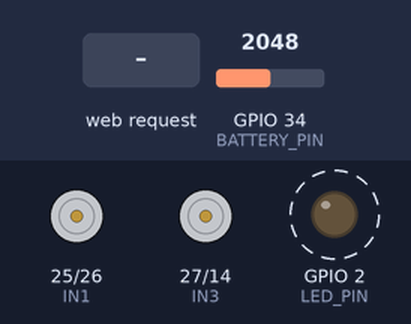
A sketch run on a simulated ESP32. Parts: motor-driver pin pairs drawn as motors (green arrow = first pin HIGH = forward, orange = second pin HIGH = backward, longer = more drive), output pins drawn as LEDs (lit = HIGH). Dashed ring = blinking. The inputs (shaded band) are chosen by the test bench; at power-on: GPIO 34 (BATTERY_PIN) = 2048 (analog values on the 0–4095 scale). What the sketch prints to the serial monitor is not drawn.

Above: at 1.26 s.
1.3 s: HTTP request GET /forward received
At 1.65 s:
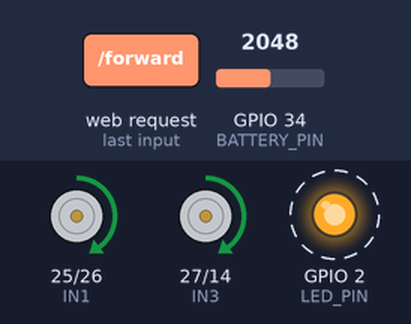
4.3 s: HTTP request GET /backward received
At 4.65 s:
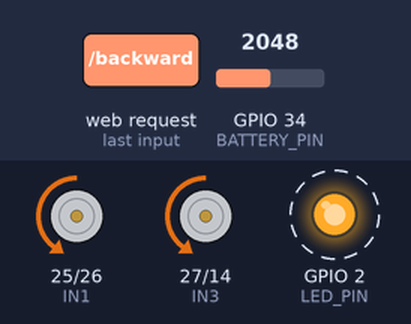
7.3 s: HTTP request GET /left received
At 7.65 s:
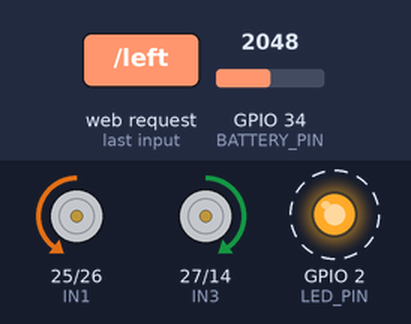
10.3 s: HTTP request GET /right received
At 10.65 s:
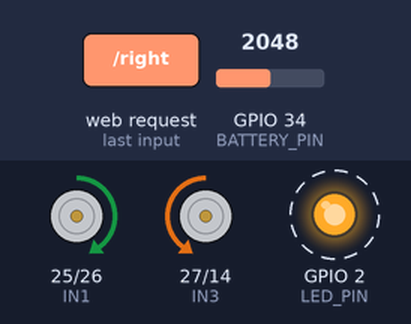
13.3 s: HTTP request GET /backward?value=1 received
At 13.95 s:
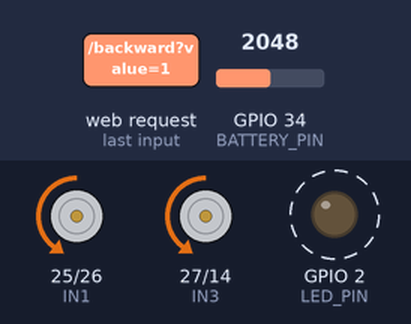
16.3 s: HTTP request GET /left?value=1 received
At 16.99 s:
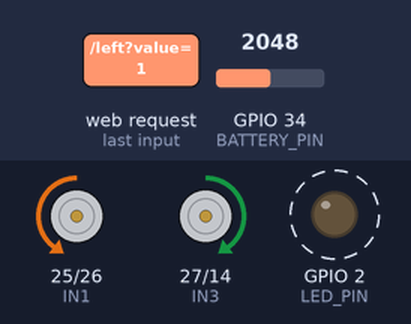
Timing chart, 0 to 20.3 s (numbered marks = the images above; inputs shaded):
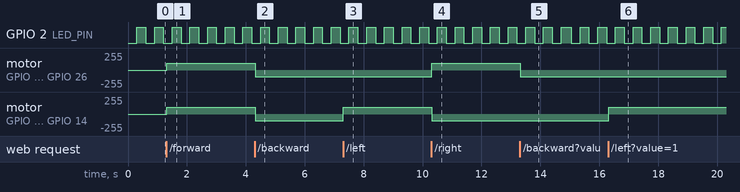

The sketch:

Footballcar.ino
```cpp
#include <WiFi.h>
#include <AsyncTCP.h>
#include <ESPAsyncWebServer.h>

// ================= MOTOR PINS FOR MX1508 =================
#define IN1 25
#define IN2 26
#define IN3 27
#define IN4 14

// ================= BATTERY PIN =================
#define BATTERY_PIN 34
#define LED_PIN 2   // Built-in LED (change if needed)

// ================= HOTSPOT SETTINGS =================
const char* ssid = "ESP32_CAR";
const char* password = "12345678";

// ================= WEB SERVER =================
AsyncWebServer server(80);

// ================= SPEED =================
int motorSpeed = 100;

// ================= MILLIS TIMER =================
unsigned long previousMillis = 0;
const unsigned long LOOP_INTERVAL = 10; // ms — replaces delay(10)

// ================= BATTERY TIMER =================
unsigned long previousBatteryMillis = 0;
const unsigned long BATTERY_INTERVAL = 5000; // Read battery every 5 seconds

// ================= GLOBAL BATTERY VARIABLES =================
float currentBatteryVoltage = 0;
int currentBatteryPercent = 0;
unsigned long lastBlinkTime = 0;
bool ledState = false;

// ================= SETUP =================
void setup() {
  Serial.begin(115200);
  Serial.println("\n=========================================");
  Serial.println("ESP32 WiFi Car — HUD Edition");
  Serial.println("=========================================");

  // Initialize battery monitoring
  analogReadResolution(12);
  analogSetPinAttenuation(BATTERY_PIN, ADC_11db);
  pinMode(LED_PIN, OUTPUT);
  digitalWrite(LED_PIN, LOW);

  // ESP32 core v2.x LEDC API
  ledcSetup(0, 5000, 8); ledcAttachPin(IN1, 0);
  ledcSetup(1, 5000, 8); ledcAttachPin(IN2, 1);
  ledcSetup(2, 5000, 8); ledcAttachPin(IN3, 2);
  ledcSetup(3, 5000, 8); ledcAttachPin(IN4, 3);

  stopCar();

  Serial.println("Creating WiFi Hotspot...");
  WiFi.softAP(ssid, password);
  WiFi.softAPConfig(IPAddress(192,168,4,1), IPAddress(192,168,4,1), IPAddress(255,255,255,0));

  Serial.println("HOTSPOT READY");
  Serial.print("SSID: "); Serial.println(ssid);
  Serial.print("PASS: "); Serial.println(password);
  Serial.print("IP:   "); Serial.println(WiFi.softAPIP());

  setupServer();
  server.begin();
  Serial.println("Web server started — open http://192.168.4.1");

  // Initial battery reading
  updateBatteryReading();
}

// ================= BATTERY FUNCTIONS =================
void updateBatteryReading() {
  // Take 20 samples and average
  long total = 0;
  for(int i = 0; i < 20; i++) {
    total += analogRead(BATTERY_PIN);
    delay(2);
  }

  int adcValue = total / 20;

  float gpioVoltage = (adcValue / 4095.0) * 3.3;

  // Voltage divider ratio = 3
  float batteryVoltage = gpioVoltage * 3.0;

  // Calibration factor
  batteryVoltage = batteryVoltage * 1.094;

  currentBatteryVoltage = batteryVoltage;

  // Calculate percentage (6.8V - 8.4V range for 2S LiPo)
  currentBatteryPercent = map(batteryVoltage * 100, 680, 840, 0, 100);
  currentBatteryPercent = constrain(currentBatteryPercent, 0, 100);

  // Print to serial for debugging
  Serial.print("ADC Value: ");
  Serial.println(adcValue);
  Serial.print("Battery Voltage: ");
  Serial.print(currentBatteryVoltage);
  Serial.println(" V");
  Serial.print("Battery Percentage: ");
  Serial.print(currentBatteryPercent);
  Serial.println(" %");
  Serial.println("----------------");
}

void handleLowBatteryLED() {
  // LOW BATTERY WARNING LED (blink when <= 20%)
  if(currentBatteryPercent <= 20) {
    unsigned long currentMillis = millis();
    // Blink every 600ms (300ms on, 300ms off)
    if(currentMillis - lastBlinkTime >= 300) {
      ledState = !ledState;
      digitalWrite(LED_PIN, ledState);
      lastBlinkTime = currentMillis;
    }
  }
  else {
    // Turn off LED when battery is good
    digitalWrite(LED_PIN, LOW);
    ledState = false;
  }
}

float getBatteryVoltage() {
  return currentBatteryVoltage;
}

int getBatteryPercent() {
  return currentBatteryPercent;
}

// ================= WEB SERVER SETUP =================
void setupServer() {

  server.on("/", HTTP_GET, [](AsyncWebServerRequest *request) {
    float bv = getBatteryVoltage();
    int bp = getBatteryPercent();

    // Battery bar width (0–100%)
    String bw = String(bp);

    // Battery colour: green >50, amber 20-50, red <20
    String bColor = bp > 50 ? "#3dd68c" : (bp > 20 ? "#f5a623" : "#e8463a");

    String html = R"rawhtml(<!DOCTYPE html>
<html>
<head>
<meta name='viewport' content='width=device-width, initial-scale=1.0'>
<title>ESP32 CAR — CTRL</title>
<link href='https://fonts.googleapis.com/css2?family=Share+Tech+Mono&family=Rajdhani:wght@400;600;700&display=swap' rel='stylesheet'>
<style>
*{margin:0;padding:0;box-sizing:border-box;}
:root{
  --bg:#0a0a0c;
  --panel:#111116;
  --border:#2a2a35;
  --amber:#f5a623;
  --amber-dim:#7a5010;
  --red:#e8463a;
  --green:#3dd68c;
  --text:#e8e4d8;
  --muted:#5a5a6e;
  --mono:'Share Tech Mono',monospace;
  --head:'Rajdhani',sans-serif;
}
body{background:var(--bg);color:var(--text);font-family:var(--mono);min-height:100vh;display:flex;justify-content:center;align-items:flex-start;padding:0;}
.hud{width:100%;max-width:420px;padding:16px;display:flex;flex-direction:column;gap:12px;}

.topbar{display:flex;align-items:center;justify-content:space-between;border-bottom:1px solid var(--border);padding-bottom:10px;}
.topbar-left{display:flex;flex-direction:column;}
.unit-id{font-family:var(--head);font-size:22px;font-weight:700;letter-spacing:3px;color:var(--amber);}
.unit-sub{font-size:10px;color:var(--muted);letter-spacing:2px;margin-top:1px;}
.status-pill{display:flex;align-items:center;gap:6px;background:#0d1a0f;border:1px solid #1a3a22;border-radius:4px;padding:5px 10px;}
.dot{width:7px;height:7px;border-radius:50%;background:var(--green);animation:pulse 2s infinite;}
@keyframes pulse{0%,100%{opacity:1;}50%{opacity:0.4;}}
.status-text{font-size:10px;color:var(--green);letter-spacing:1px;}

.panel{background:var(--panel);border:1px solid var(--border);border-radius:6px;padding:14px;}
.panel-label{font-size:9px;letter-spacing:2px;color:var(--muted);margin-bottom:10px;text-transform:uppercase;}

.battery-row{display:flex;align-items:center;gap:12px;}
.batt-icon{display:flex;align-items:center;gap:2px;}
.batt-body{width:34px;height:16px;border:2px solid var(--amber);border-radius:3px;position:relative;display:flex;align-items:center;padding:2px;}
.batt-tip{width:4px;height:8px;background:var(--amber);border-radius:0 2px 2px 0;margin-left:2px;}
.batt-fill{height:100%;border-radius:1px;}
.batt-stats{display:flex;flex-direction:column;}
.batt-big{font-family:var(--head);font-size:28px;font-weight:700;line-height:1;}
.batt-sub{font-size:10px;color:var(--muted);margin-top:2px;}
.batt-bar-wrap{flex:1;height:6px;background:#1a1a22;border-radius:3px;overflow:hidden;}
.batt-bar{height:100%;border-radius:3px;}

.speed-header{display:flex;justify-content:space-between;align-items:baseline;}
.speed-val{font-family:var(--head);font-size:32px;font-weight:700;color:var(--text);}
.speed-unit{font-size:10px;color:var(--muted);}
input[type=range]{width:100%;-webkit-appearance:none;height:4px;background:#1e1e2e;border-radius:2px;outline:none;margin:14px 0 4px;}
input[type=range]::-webkit-slider-thumb{-webkit-appearance:none;width:20px;height:20px;background:var(--amber);border-radius:50%;cursor:pointer;border:2px solid var(--bg);}
.speed-marks{display:flex;justify-content:space-between;font-size:9px;color:var(--muted);}

.dpad{display:grid;grid-template-columns:1fr 1fr 1fr;grid-template-rows:1fr 1fr 1fr;gap:8px;aspect-ratio:1/1;max-width:240px;margin:0 auto;}
.dpad-btn{background:#141420;border:1px solid var(--border);border-radius:6px;display:flex;align-items:center;justify-content:center;cursor:pointer;user-select:none;transition:background 0.08s,border-color 0.08s,transform 0.08s;-webkit-tap-highlight-color:transparent;}
.dpad-btn:active,.dpad-btn.pressed{background:#1e1a08;border-color:var(--amber);transform:scale(0.95);}
.dpad-btn svg{width:28px;height:28px;stroke:var(--muted);transition:stroke 0.08s;}
.dpad-btn:active svg,.dpad-btn.pressed svg{stroke:var(--amber);}
.center-btn{background:#180a0a;border-color:#3a1a18;}
.center-btn:active,.center-btn.pressed{background:#2a0f0d;border-color:var(--red);}
.center-btn svg{stroke:#5a2a28;}
.center-btn:active svg,.center-btn.pressed svg{stroke:var(--red);}
.dpad-empty{background:transparent;border:none;pointer-events:none;}

.telemetry{display:grid;grid-template-columns:1fr 1fr 1fr;gap:8px;}
.tele-cell{background:#0d0d14;border:1px solid var(--border);border-radius:5px;padding:10px 8px;text-align:center;}
.tele-val{font-family:var(--head);font-size:18px;font-weight:600;color:var(--text);}
.tele-label{font-size:9px;color:var(--muted);letter-spacing:1px;margin-top:3px;}

.footer{display:flex;align-items:center;justify-content:space-between;padding-top:4px;border-top:1px solid var(--border);}
.footer-ip{font-size:10px;color:var(--muted);}
.footer-keys{font-size:9px;color:var(--muted);letter-spacing:1px;}

.scanline{position:fixed;top:0;left:0;width:100%;height:100%;pointer-events:none;background:repeating-linear-gradient(0deg,rgba(0,0,0,0.03) 0px,rgba(0,0,0,0.03) 1px,transparent 1px,transparent 2px);z-index:0;}
.hud{position:relative;z-index:1;}
</style>
</head>
<body>
<div class='scanline'></div>
<div class='hud'>

  <div class='topbar'>
    <div class='topbar-left'>
      <div class='unit-id'>ESP-CAR</div>
      <div class='unit-sub'>MX1508 &middot; DUAL MOTOR &middot; AP MODE</div>
    </div>
    <div class='status-pill'>
      <div class='dot'></div>
      <span class='status-text'>ONLINE</span>
    </div>
  </div>

  <div class='panel'>
    <div class='panel-label'>Power Cell</div>
    <div class='battery-row'>
      <div class='batt-icon'>
        <div class='batt-body'>
          <div class='batt-fill' style='width:)rawhtml";

    html += bw;
    html += R"rawhtml(%;background:)rawhtml";
    html += bColor;
    html += R"rawhtml(;'></div>
        </div>
        <div class='batt-tip' style='background:)rawhtml";
    html += bColor;
    html += R"rawhtml(;'></div>
      </div>
      <div class='batt-stats'>
        <div class='batt-big' style='color:)rawhtml";
    html += bColor;
    html += R"rawhtml(;'>)rawhtml";
    html += String(bp);
    html += R"rawhtml(%</div>
        <div class='batt-sub'>)rawhtml";
    html += String(bv, 2);
    html += R"rawhtml(V &middot; 2S LIPO</div>
      </div>
      <div class='batt-bar-wrap'>
        <div class='batt-bar' style='width:)rawhtml";
    html += bw;
    html += R"rawhtml(%;background:)rawhtml";
    html += bColor;
    html += R"rawhtml(;'></div>
      </div>
    </div>
  </div>

  <div class='panel'>
    <div class='panel-label'>Throttle</div>
    <div class='speed-header'>
      <div>
        <span class='speed-val' id='speedVal'>)rawhtml";
    html += String(motorSpeed);
    html += R"rawhtml(</span>
        <span class='speed-unit'> / 255 PWM</span>
      </div>
      <span style='font-size:11px;color:var(--amber)' id='speedPct'>)rawhtml";
    html += String(motorSpeed * 100 / 255);
    html += R"rawhtml(%</span>
    </div>
    <input type='range' min='0' max='255' value=')rawhtml";
    html += String(motorSpeed);
    html += R"rawhtml(' id='slider' oninput='updateSpd(this.value)'>
    <div class='speed-marks'><span>0</span><span>64</span><span>128</span><span>192</span><span>255</span></div>
  </div>

  <div class='panel'>
    <div class='panel-label'>Directional Control</div>
    <div class='dpad'>
      <div class='dpad-empty'></div>
      <div class='dpad-btn' id='btn-fwd'
        ontouchstart='press("forward");event.preventDefault();'
        ontouchend='rel();'
        onmousedown='press("forward")'
        onmouseup='rel()'>
        <svg viewBox='0 0 24 24' fill='none' stroke-width='2' stroke-linecap='round' stroke-linejoin='round'>
          <polyline points='18 15 12 9 6 15'/>
        </svg>
      </div>
      <div class='dpad-empty'></div>

      <div class='dpad-btn' id='btn-lft'
        ontouchstart='press("left");event.preventDefault();'
        ontouchend='rel();'
        onmousedown='press("left")'
        onmouseup='rel()'>
        <svg viewBox='0 0 24 24' fill='none' stroke-width='2' stroke-linecap='round' stroke-linejoin='round'>
          <polyline points='15 18 9 12 15 6'/>
        </svg>
      </div>
      <div class='dpad-btn center-btn' id='btn-stp' onclick='sendCmd("stop")'>
        <svg viewBox='0 0 24 24' fill='none' stroke-width='2' stroke-linecap='round' stroke-linejoin='round'>
          <rect x='6' y='6' width='12' height='12' rx='2'/>
        </svg>
      </div>
      <div class='dpad-btn' id='btn-rgt'
        ontouchstart='press("right");event.preventDefault();'
        ontouchend='rel();'
        onmousedown='press("right")'
        onmouseup='rel()'>
        <svg viewBox='0 0 24 24' fill='none' stroke-width='2' stroke-linecap='round' stroke-linejoin='round'>
          <polyline points='9 18 15 12 9 6'/>
        </svg>
      </div>

      <div class='dpad-empty'></div>
      <div class='dpad-btn' id='btn-bwd'
        ontouchstart='press("backward");event.preventDefault();'
        ontouchend='rel();'
        onmousedown='press("backward")'
        onmouseup='rel()'>
        <svg viewBox='0 0 24 24' fill='none' stroke-width='2' stroke-linecap='round' stroke-linejoin='round'>
          <polyline points='6 9 12 15 18 9'/>
        </svg>
      </div>
      <div class='dpad-empty'></div>
    </div>
  </div>

  <div class='panel'>
    <div class='panel-label'>Telemetry</div>
    <div class='telemetry'>
      <div class='tele-cell'>
        <div class='tele-val' id='stateVal'>STOP</div>
        <div class='tele-label'>STATE</div>
      </div>
      <div class='tele-cell'>
        <div class='tele-val' id='pwmVal'>)rawhtml";
    html += String(motorSpeed);
    html += R"rawhtml(</div>
        <div class='tele-label'>PWM</div>
      </div>
      <div class='tele-cell'>
        <div class='tele-val' id='battPercent'>)rawhtml";
    html += String(bp);
    html += R"rawhtml(%</div>
        <div class='tele-label'>BATT</div>
      </div>
    </div>
  </div>

  <div class='footer'>
    <span class='footer-ip'>192.168.4.1 &middot; PORT 80</span>
    <span class='footer-keys'>ARROWS &middot; SPACE=STOP</span>
  </div>

</div>
<script>
function sendCmd(c){fetch('/'+c);}

function updateSpd(v){
  document.getElementById('speedVal').textContent=v;
  document.getElementById('pwmVal').textContent=v;
  document.getElementById('speedPct').textContent=Math.round(v/255*100)+'%';
  fetch('/speed?value='+v);
}

var activeBtn=null;
var btnMap={forward:'btn-fwd',backward:'btn-bwd',left:'btn-lft',right:'btn-rgt'};
var labelMap={forward:'FWD',backward:'REV',left:'LEFT',right:'RIGHT',stop:'STOP'};

function press(c){
  sendCmd(c);
  activeBtn=c;
  if(btnMap[c]) document.getElementById(btnMap[c]).classList.add('pressed');
  document.getElementById('stateVal').textContent=labelMap[c]||'---';
}

function rel(){
  if(activeBtn){
    if(btnMap[activeBtn]) document.getElementById(btnMap[activeBtn]).classList.remove('pressed');
    activeBtn=null;
  }
  sendCmd('stop');
  document.getElementById('stateVal').textContent='STOP';
}

document.addEventListener('keydown',function(e){
  var map={ArrowUp:'forward',ArrowDown:'backward',ArrowLeft:'left',ArrowRight:'right',' ':'stop'};
  if(map[e.key]){
    if(e.key===' ') rel();
    else press(map[e.key]);
    e.preventDefault();
  }
});
document.addEventListener('keyup',function(e){
  if(['ArrowUp','ArrowDown','ArrowLeft','ArrowRight'].includes(e.key)) rel();
});

// Auto-refresh battery percentage every 3 seconds
setInterval(function() {
  fetch('/battery')
    .then(response => response.json())
    .then(data => {
      document.getElementById('battPercent').textContent = data.percent + '%';
      // Update battery bar colors if needed
      var battFill = document.querySelector('.batt-fill');
      var battTip = document.querySelector('.batt-tip');
      var battBig = document.querySelector('.batt-big');
      var color = data.percent > 50 ? '#3dd68c' : (data.percent > 20 ? '#f5a623' : '#e8463a');
      battFill.style.width = data.percent + '%';
      battFill.style.background = color;
      battTip.style.background = color;
      battBig.style.color = color;
      battBig.textContent = data.percent + '%';
      document.querySelector('.batt-sub').innerHTML = data.voltage.toFixed(2) + 'V &middot; 2S LIPO';
    });
}, 3000);
</script>
</body>
</html>)rawhtml";

    request->send(200, "text/html", html);
  });

  server.on("/forward", HTTP_GET, [](AsyncWebServerRequest *request) {
    forward(); request->send(200, "text/plain", "OK");
  });
  server.on("/backward", HTTP_GET, [](AsyncWebServerRequest *request) {
    backward(); request->send(200, "text/plain", "OK");
  });
  server.on("/left", HTTP_GET, [](AsyncWebServerRequest *request) {
    left(); request->send(200, "text/plain", "OK");
  });
  server.on("/right", HTTP_GET, [](AsyncWebServerRequest *request) {
    right(); request->send(200, "text/plain", "OK");
  });
  server.on("/stop", HTTP_GET, [](AsyncWebServerRequest *request) {
    stopCar(); request->send(200, "text/plain", "OK");
  });
  server.on("/speed", HTTP_GET, [](AsyncWebServerRequest *request) {
    if (request->hasParam("value")) {
      motorSpeed = constrain(request->getParam("value")->value().toInt(), 0, 255);
    }
    request->send(200, "text/plain", "OK");
  });

  // New endpoint for battery data
  server.on("/battery", HTTP_GET, [](AsyncWebServerRequest *request) {
    String json = "{\"voltage\":" + String(currentBatteryVoltage) + ",\"percent\":" + String(currentBatteryPercent) + "}";
    request->send(200, "application/json", json);
  });
}

// ================= LOOP =================
void loop() {
  unsigned long currentMillis = millis();

  // Non-blocking interval for main control loop
  if (currentMillis - previousMillis >= LOOP_INTERVAL) {
    previousMillis = currentMillis;
    // Main control tasks (if needed)
  }

  // Update battery readings every 5 seconds
  if (currentMillis - previousBatteryMillis >= BATTERY_INTERVAL) {
    previousBatteryMillis = currentMillis;
    updateBatteryReading();
  }

  // Handle low battery LED blinking
  handleLowBatteryLED();
}

// ================= MOTORS =================
void forward() {
  ledcWrite(0, motorSpeed); ledcWrite(1, 0);
  ledcWrite(2, motorSpeed); ledcWrite(3, 0);
  Serial.println("FWD spd=" + String(motorSpeed));
}
void backward() {
  ledcWrite(0, 0); ledcWrite(1, motorSpeed);
  ledcWrite(2, 0); ledcWrite(3, motorSpeed);
  Serial.println("REV spd=" + String(motorSpeed));
}
void left() {
  ledcWrite(0, 0); ledcWrite(1, motorSpeed);
  ledcWrite(2, motorSpeed); ledcWrite(3, 0);
  Serial.println("LEFT spd=" + String(motorSpeed));
}
void right() {
  ledcWrite(0, motorSpeed); ledcWrite(1, 0);
  ledcWrite(2, 0); ledcWrite(3, motorSpeed);
  Serial.println("RIGHT spd=" + String(motorSpeed));
}
void stopCar() {
  ledcWrite(0, 0); ledcWrite(1, 0);
  ledcWrite(2, 0); ledcWrite(3, 0);
  Serial.println("STOP");
}
```

Measured:
- after the input at 1.3 s, motor on GPIO 25 (IN1) / GPIO 26 (IN2), motor on GPIO 27 (IN3) / GPIO 14 (IN4): stopped → forward 100/255 at once
- after the input at 4.3 s, motor on GPIO 25 (IN1) / GPIO 26 (IN2), motor on GPIO 27 (IN3) / GPIO 14 (IN4): forward 100/255 → backward 100/255 at once
- after the input at 7.3 s, motor on GPIO 27 (IN3) / GPIO 14 (IN4): backward 100/255 → forward 100/255 at once
- after the input at 10.3 s, motor on GPIO 25 (IN1) / GPIO 26 (IN2): backward 100/255 → forward 100/255 at once; motor on GPIO 27 (IN3) / GPIO 14 (IN4): forward 100/255 → backward 100/255 at once
- after the input at 13.3 s, motor on GPIO 25 (IN1) / GPIO 26 (IN2): forward 100/255 → backward 100/255 at once
- after the input at 16.3 s, motor on GPIO 27 (IN3) / GPIO 14 (IN4): backward 100/255 → forward 100/255 at once
- by itself, GPIO 2 (LED_PIN): alternates HIGH for 0.30 s and LOW for 0.30 s
